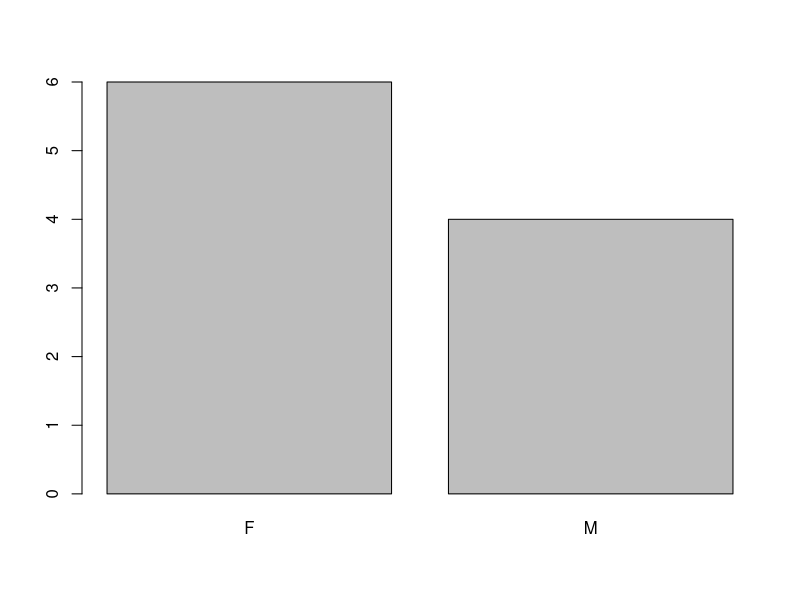
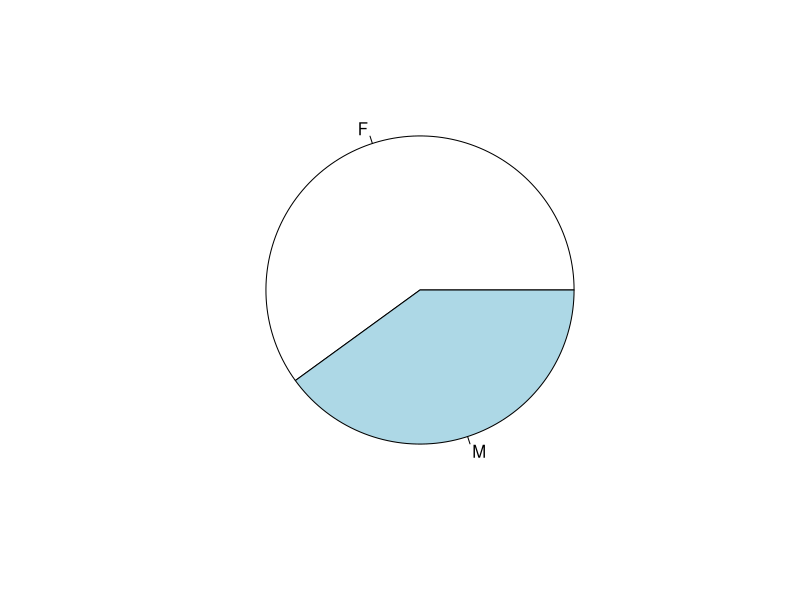
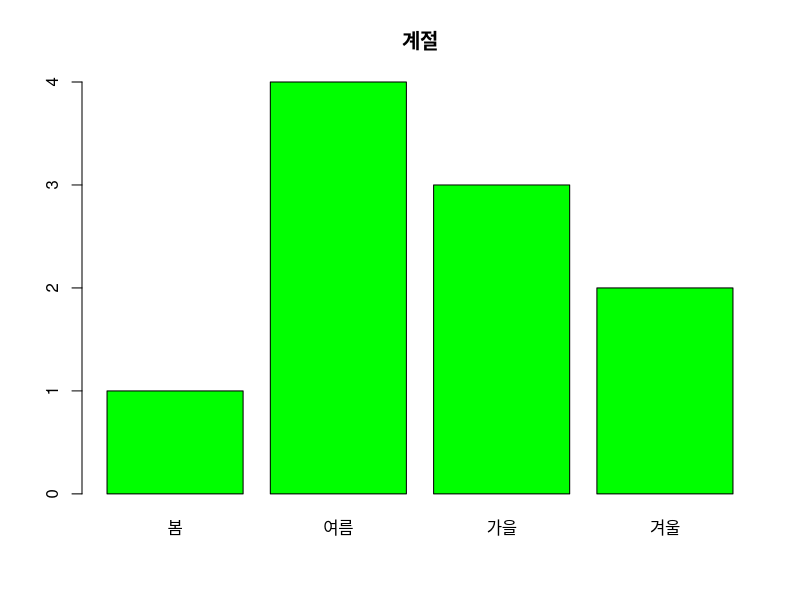
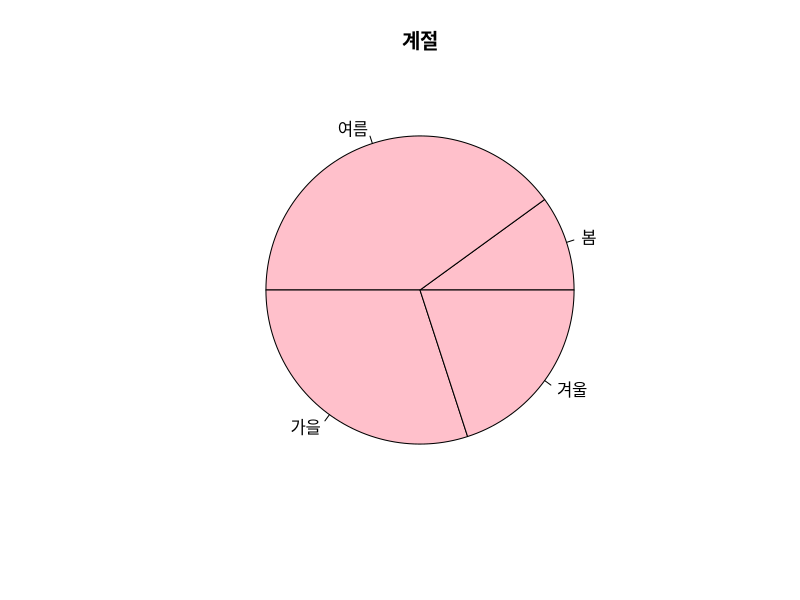
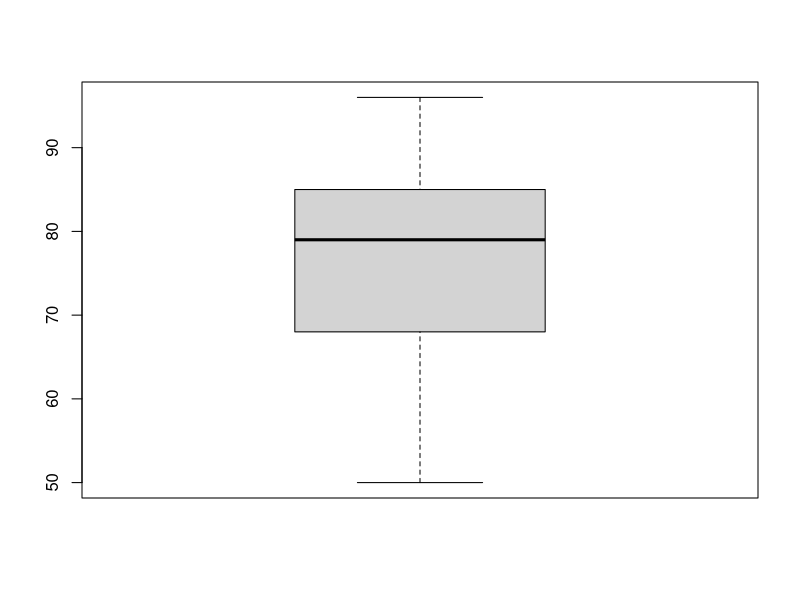
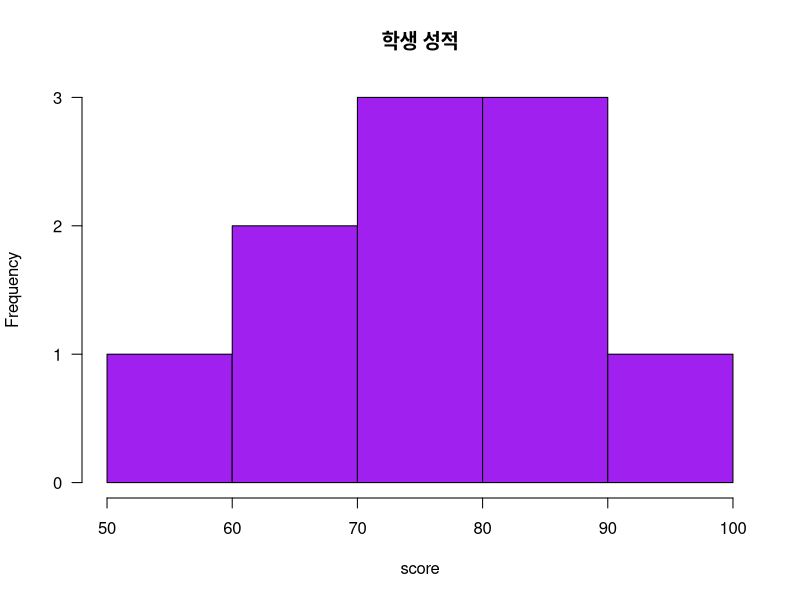
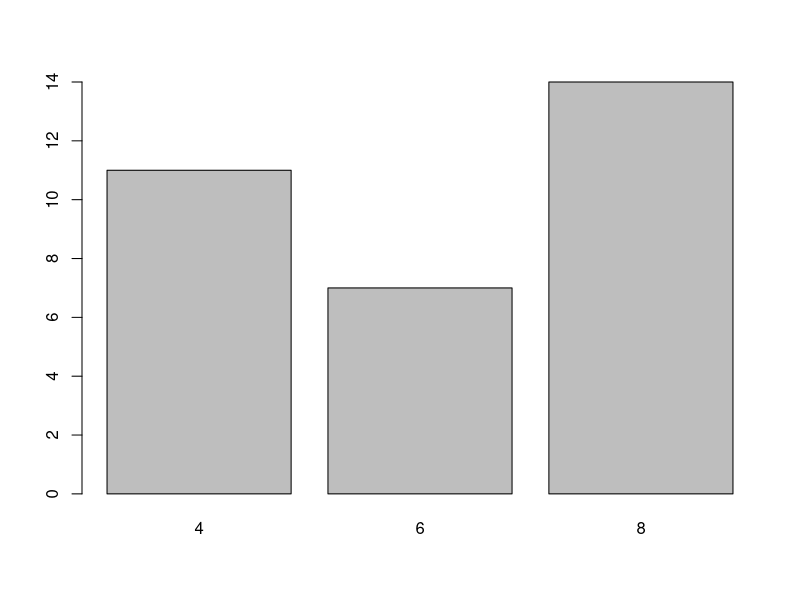
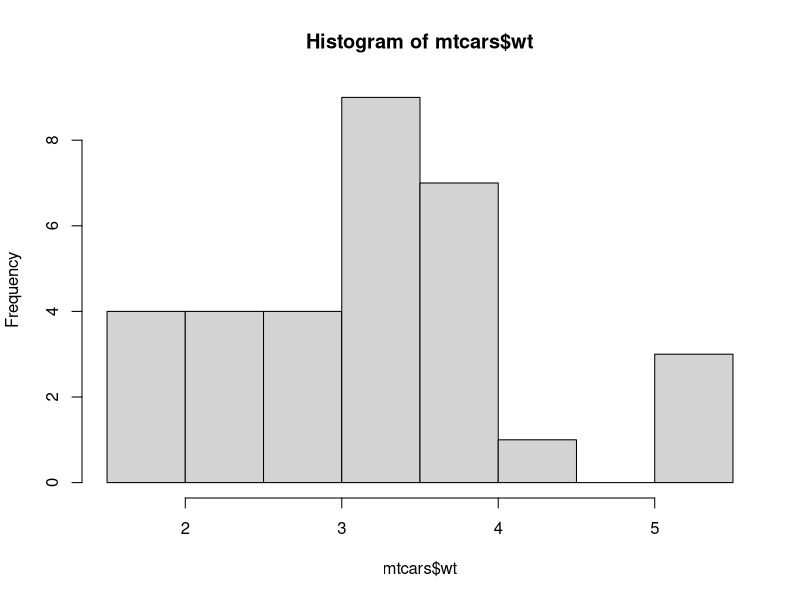

These figures' R source, in order:
#김은민
#2019-12-02 (HW5)
#
#문제1) 어떤 학급의 성별이 다음과 같을 때 주어진 문제를 해결하기 위한 R 코드를 작성하시오.
#                                     F F F M M F F F M M

#1. 위의 자료를 gender 벡터에 저장하시오
gender <- c("F","F","F","M","M","F","F","F","M","M")

#2. gender에 있는 값들에 대해 도수분포표를 작성하여 출력하시오.
a <- table(gender)
a

#3. gender에 있는 값들에 대해 막대그래프를 작성하여 출력하시오.
barplot(a)

#4. gender에 있는 값들에 대해 원그래프를 작성하여 출력하시오.
pie(a)




#문제2) 좋아하는 계절에 대한 조사 결과가 다음과 같을 때 주어진 문제를 해결하기 위한 R 코드를 작성하시오.
#             여름 겨울 봄 가을 여름 가을 겨울 여름 여름 가을

#1.위의 자료를 season 벡터에 저장하시오.
season <- c("여름","겨울","봄","가을","여름","가을","겨울","여름","여름","가을")

#2. season에 있는 값들에 대해 도수분포표를 작성하여 출력하시오.
b<-table(season)
b
b.new<-b[c(3,4,1,2)]
b.new

#3. season에 있는 값들에 대해 막대그래프를 작성하여 출력하시오.
barplot(b.new,col="green",main="계절")

#4. season에 있는 값들에 대해 원그래프를 작성하여 출력하시오.
pie(b.new,main="계절",col="Pink")




#문제3) 학생 A의 과목별 성적이 다음과 같을 때 각 문제를 해결하기 위한 R 코드를 작성하시오.

#              KOR ENG ATH HIST SOC MUSIC BIO EARTH PHY ART
#               90 	85 	73 	80 	 85  65    78  50    68  96

#1. 위 데이터를 score 벡터에 저장하시오(과목명은 데이터 이름으로 저장).
score <- c(90,85,73,80,85,65,78,50,68,96)
name <- c("KOR","ENG","ATH","HIST","SOC","MUSIC","BIO","EARTH","PHY","ART")
names(score) <- name
score

#2.score 벡터의 내용을 출력하시오.
score

#3.전체 성적의 평균과 중앙값을 각각 구하시오.
mean(score)
median(score)

#4.전체 성적의 표준편차를 출력하시오.
sd(score)

#5.가장 성적이 높은 과목의 이름을 출력하시오.
names(subset(score,score ==max(score)))               
names(score[score==max(score)])

#6.성적에 대한 상자그림을 작성하고, 이상치에 해당하는 과목이 있으면 출력하시오.
boxplot(score)
boxplot.stats(score)

#7. 다음 조건을 만족하는 위 성적에 대한 히스토그램을 작성하시오.
#(그래프 제목: 학생 성적, 막대의 색: 보라색) 
hist(score,main="학생 성적", col="purple",las=1)

#문제4) R에서 제공하는 mtcars 데이터셋에 대해 다음 문제를 해결하기 위한 R코드를 작성하시오.
#1.중량(wt)의 평균값, 중앙값, 절사평균값(절사범위: 15%), 표준편차를 각각 구하시오.
mean(mtcars$wt)
median(mtcars$wt)
mean(mtcars$wt,trim=0.15)
sd(mtcars$wt)

#2.중량(wt)에 대해 summary( ) 함수의 적용 결과를 출력하시오.
summary(mtcars$wt)

#3.실린더수(cyl)에 대해 도수분포표를 출력하시오.
mtcars$cyl
cyl <- table(mtcars$cyl)
cyl

#4.앞에서 구한 도수분포표를 막대그래프로 출력하시오.
barplot(cyl)

#5.중량(wt)의 히스토그램을 출력하시오.
hist(mtcars$wt)

#6.중량(wt)에 대해 상자그림을 출력하시오.(단, 상자그림으로부터 관찰할 수 있는정보를 함께 출력하시오.)
boxplot(mtcars$wt)
boxplot.stats(mtcars$wt)

#7.배기량(disp)에 대한 상자그림을 출력하시오.(단, 상자그림으로부터 관찰할 수 있는 정보를 함께 출력하시오.)
boxplot(mtcars$disp)
boxplot.stats(mtcars$disp)

#8.기어수(gear)를 그룹 정보로 하여 연비(mpg) 자료에 대해 상자그림을 작성하고,
#         각 그룹의 상자그림을 비교하여 관찰할 수 있는 것이 무엇인지 나타내시오.
boxplot(mpg~gear,data=mtcars)
#기어수 3일때 mpg가 낮은 편이다.
#기어수 4일때 mpg가 가장 높다.
#기어수 5일때 분포가 분포가 넓다. (가장 기어안에서도 mpg 값끼리 차이가 난다)

